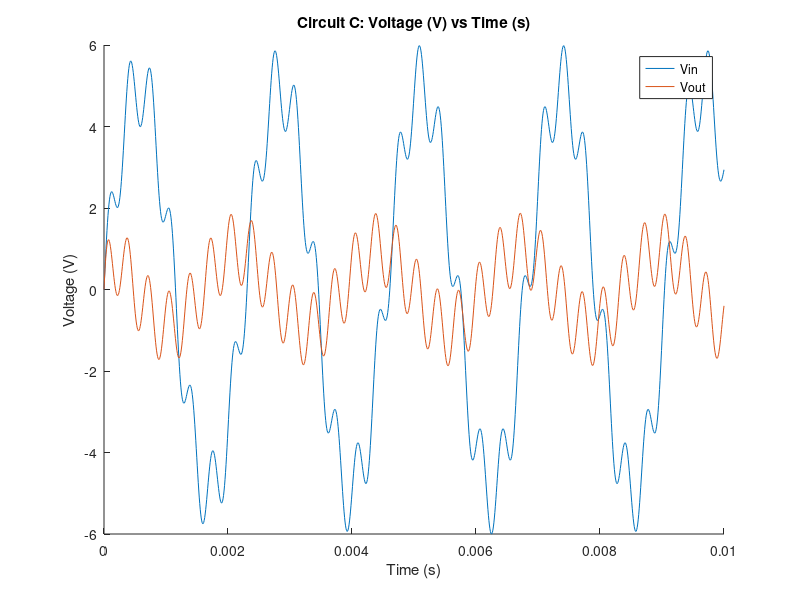
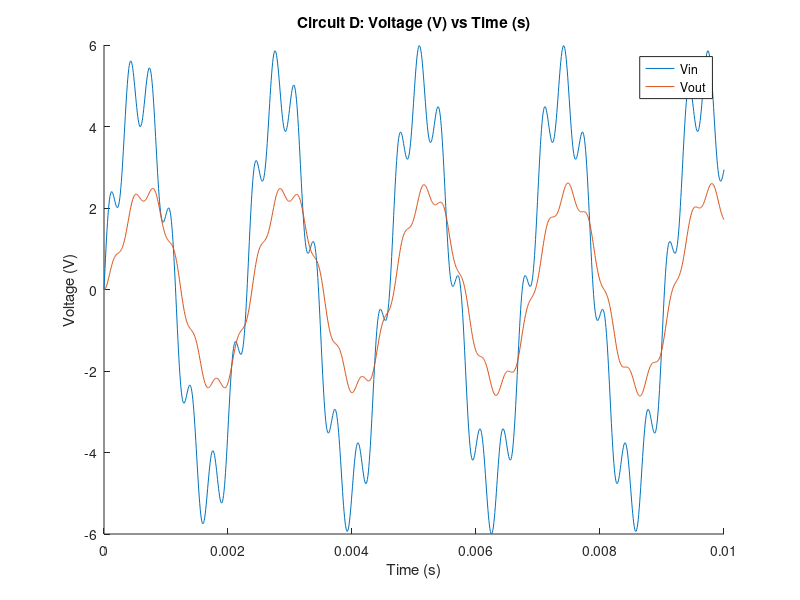

MATLAB code to generate these figures, in order:
%% Part 3: Cascaded circuits

clear all;
close all;

%% Circuit C
t = 0.01;    % Total time simulation runs for, as seen in Figure 7. It's worth noting that if t = 0.001, the simulation appears better, but still wholly inacurate. 
h = 8e-6;    % Sample rate in seconds per second; this is the same rate from Part 1.
C = 0.68e-6; % C_1 = C_2 = C_3 = 0.68 microF. 
R = 330;     % R_1 = R_2 = R_4 = 330 Ohms
f1 = 440;    % 440 Hz
f2 = 3000;   % 3k Hz

timesteps = 0:h:t;

AC = [ 1 -1 -1  0  0  0; % i_1 - i_2 - i_3 = 0     Equation 15
       0  0  0  1  0  0; % V_in = V_in,k           Equation 19
       0  0  0  1 -1  0; % V_in - V_1 = V_c1,k     Equation 20
       0  0  0  0  1 -1; % V_1 - V_out = V_c3,k    Equation 21
       0  R  0  0 -1  0; % R_2 * i_2 - V_1 = 0     Equation 17
       0  0  R  0  0 -1; % R_4 * i_3 - V_out = 0   Equation 18
     ];

% The voltages we're tracking. 
Vc1  = zeros(1, length(timesteps));
Vc3  = zeros(1, length(timesteps));
Vout = zeros(1, length(timesteps));
Vin  = 5 * sin(2 * pi * f1 * timesteps) + sin(2 * pi * f2 * timesteps); % Equation 26.

% These could either be scalar or vector, as the values are tossed between
% each iteration of the loop. 
i1 = zeros(1, length(timesteps));
i3 = zeros(1, length(timesteps));

for k = 1:length(timesteps)
    % Solve the circuit. 
    x = linsolve(AC, [0, Vin(k), Vc1(k), Vc3(k), 0, 0]');
    % Manually storing values from x in Ax = b. These stored values are
    % used in the update equations. 
    i1(k)   = x(1);
%   i2      = x(2); i2 is never used outside of A.
    i3(k)   = x(3);
%   Vin(k)  = x(4); Vin is already calculated for all timesteps. 
    Vc1(k)  = x(4) - x(5);
    Vout(k) = x(6);
    
    % Update Equations
    Vc1(k+1) = Vc1(k) + (h / C) * i1(k); % Equation 24
    Vc3(k+1) = Vc3(k) + (h / C) * i3(k); % Equation 25
end

figure;
hold on;
plot(timesteps, Vin);
plot(timesteps, Vout);
hold off;
legend("Vin", "Vout", "location", "best");

xlabel("Time (s)");
ylabel("Voltage (V)");
title("Circuit C: Voltage (V) vs Time (s)");

%% Circuit D
AD = [ 1 -1 -1  0  0  0;
       R  0  0 -1  0  0;
       0  0  R  0  0 -1;
       0  0  0  1  0  0;
       0  0  0  1 -1  0;
       0  0  0  1 -1 -1;
     ];

% The voltages we're tracking. 
Vc2  = zeros(1, length(timesteps));
Vc3  = zeros(1, length(timesteps));
Vout = zeros(1, length(timesteps));
Vin  = 5 * sin(2 * pi * f1 * timesteps) + sin(2 * pi * f2 * timesteps); % Equation 26.

% These could either be scalar or vector, as the values are tossed between
% each iteration of the loop. 
i1 = zeros(1, length(timesteps));
i2 = zeros(1, length(timesteps));
i3 = zeros(1, length(timesteps));

for k = 1:length(timesteps)
    % Solve the circuit. 
    x = linsolve(AD, [0, 0, 0, Vin(k), Vc2(k), Vc3(k)]');
    % Manually storing values from x in Ax = b. These stored values are
    % used in the update equations. 
    i1(k)   = x(1);
    i2(k)   = x(2); 
    i3(k)   = x(3);
    Vin(k)  = x(4);
    V1(k)   = x(5);
    Vout(k) = x(6);
    
    Vc2(k) = Vin(k) - V1(k);
    
    % Update Equations
    Vc2(k+1) = Vc2(k) + (h / C) * i2(k); % Equation 24
    Vc3(k+1) = Vc3(k) + (h / C) * i3(k); % Equation 25
end

figure;
hold on;
plot(timesteps, Vin);
plot(timesteps, Vout);
hold off;
legend("Vin", "Vout", "location", "best");

xlabel("Time (s)");
ylabel("Voltage (V)");
title("Circuit D: Voltage (V) vs Time (s)");

% %% Transfer Functions
% % notice that 10 is 10^1 and 10k is 10^4. |powers| is log(10) .. log(10k)
% % with steps in logarithmic units. 
% powers = 1:0.001:4;
% 
% Vc1C  = zeros(1, length(timesteps));
% Vc3C  = zeros(1, length(timesteps));
% VoutC = zeros(1, length(timesteps));
% 
% Vc2D  = zeros(1, length(timesteps));
% Vc3D  = zeros(1, length(timesteps));
% VoutD = zeros(1, length(timesteps));
% 
% for p = 1:length(powers)
%     % we're using 10^powers(i) to decode the frequency.
%     Vin = 5 * sin(2 * pi * 10^powers(p) * [0:length(timesteps)] * h);
%     for i = 1:length(timesteps)
%         xC = linsolve(AC, [0, Vin(k), Vc1C(k), Vc3C(k),       0,      0]');
%         xD = linsolve(AD, [0,      0,       0,  Vin(k), Vc2D(k), Vc3D(k)]');
%         
%         i1C(k)   = xC(1);
%         i3C(k)   = xC(3);
%         Vc1C(k)  = xC(4) - xC(5);
%         VoutC(k) = xC(6);
%         
%         i1D(k)   = x(1);
%         i2D(k)   = x(2); 
%         i3D(k)   = x(3);
%         Vc2D(k)  = x(4) - x(5);
%         VoutD(k) = x(6);
%     
%     %   Update Equations
%         Vc1C(k+1) = Vc1C(k) + (h / C) * i1C(k); 
%         Vc3C(k+1) = Vc3C(k) + (h / C) * i3C(k); 
%         
%         Vc2D(k+1) = Vc2D(k) + (h / C) * i2D(k); 
%         Vc3D(k+1) = Vc3D(k) + (h / C) * i3D(k); 
%     end
%     
%     HC(p) = max(VoutC(k));
%     HD(p) = max(VoutD(k));
% end
% 
% figure;
% hold on;
% plot(powers, log(HC));
% plot(powers, log(HD));
% hold off;
% xlabel("Logarithm of the Frequency in log(Hz)");
% ylabel("Logarithm of the Transfer Function in log(V)");
% title("Frequency vs Voltage");